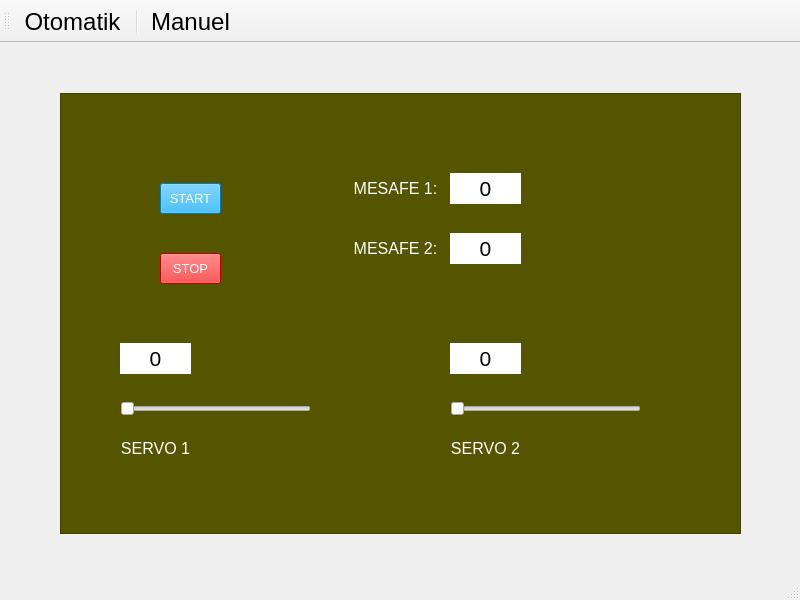
<?xml version="1.0" encoding="UTF-8"?>
<ui version="4.0">
 <class>MainWindow</class>
 <widget class="QMainWindow" name="MainWindow">
  <property name="geometry">
   <rect>
    <x>0</x>
    <y>0</y>
    <width>800</width>
    <height>600</height>
   </rect>
  </property>
  <property name="windowTitle">
   <string>MainWindow</string>
  </property>
  <widget class="QWidget" name="centralwidget">
   <widget class="QStackedWidget" name="stackedWidget">
    <property name="geometry">
     <rect>
      <x>0</x>
      <y>0</y>
      <width>791</width>
      <height>541</height>
     </rect>
    </property>
    <property name="currentIndex">
     <number>1</number>
    </property>
    <widget class="QWidget" name="page">
     <widget class="QFrame" name="frame">
      <property name="geometry">
       <rect>
        <x>69</x>
        <y>49</y>
        <width>661</width>
        <height>441</height>
       </rect>
      </property>
      <property name="styleSheet">
       <string notr="true">background-color: rgb(85, 0, 0);</string>
      </property>
      <property name="frameShape">
       <enum>QFrame::StyledPanel</enum>
      </property>
      <property name="frameShadow">
       <enum>QFrame::Raised</enum>
      </property>
      <widget class="QComboBox" name="comboBox">
       <property name="geometry">
        <rect>
         <x>150</x>
         <y>110</y>
         <width>201</width>
         <height>31</height>
        </rect>
       </property>
       <property name="styleSheet">
        <string notr="true">
background-color: rgb(255, 255, 255);
color: rgb(85, 0, 0);</string>
       </property>
      </widget>
      <widget class="QPushButton" name="sendBtn">
       <property name="geometry">
        <rect>
         <x>150</x>
         <y>270</y>
         <width>81</width>
         <height>41</height>
        </rect>
       </property>
       <property name="font">
        <font>
         <pointsize>12</pointsize>
        </font>
       </property>
       <property name="styleSheet">
        <string notr="true">color: rgb(255, 255, 255);
background-color: rgb(0, 170, 255);</string>
       </property>
       <property name="text">
        <string>SEND</string>
       </property>
      </widget>
      <widget class="QLabel" name="servoLabel">
       <property name="geometry">
        <rect>
         <x>530</x>
         <y>120</y>
         <width>51</width>
         <height>31</height>
        </rect>
       </property>
       <property name="font">
        <font>
         <pointsize>16</pointsize>
        </font>
       </property>
       <property name="styleSheet">
        <string notr="true">color: rgb(0, 0, 0);
background-color: rgb(255, 255, 255);</string>
       </property>
       <property name="text">
        <string>0</string>
       </property>
       <property name="alignment">
        <set>Qt::AlignCenter</set>
       </property>
      </widget>
      <widget class="QLabel" name="mesafeLabelOto2">
       <property name="geometry">
        <rect>
         <x>530</x>
         <y>220</y>
         <width>51</width>
         <height>31</height>
        </rect>
       </property>
       <property name="font">
        <font>
         <pointsize>16</pointsize>
        </font>
       </property>
       <property name="styleSheet">
        <string notr="true">color: rgb(0, 0, 0);
background-color: rgb(255, 255, 255);</string>
       </property>
       <property name="text">
        <string>0</string>
       </property>
       <property name="alignment">
        <set>Qt::AlignCenter</set>
       </property>
      </widget>
      <widget class="QLabel" name="mesafeLabelOto">
       <property name="geometry">
        <rect>
         <x>530</x>
         <y>170</y>
         <width>51</width>
         <height>31</height>
        </rect>
       </property>
       <property name="font">
        <font>
         <pointsize>16</pointsize>
        </font>
       </property>
       <property name="styleSheet">
        <string notr="true">color: rgb(0, 0, 0);
background-color: rgb(255, 255, 255);</string>
       </property>
       <property name="text">
        <string>0</string>
       </property>
       <property name="alignment">
        <set>Qt::AlignCenter</set>
       </property>
      </widget>
      <widget class="QLabel" name="label_5">
       <property name="geometry">
        <rect>
         <x>430</x>
         <y>170</y>
         <width>101</width>
         <height>31</height>
        </rect>
       </property>
       <property name="font">
        <font>
         <pointsize>14</pointsize>
        </font>
       </property>
       <property name="styleSheet">
        <string notr="true">color: rgb(255, 255, 255);</string>
       </property>
       <property name="text">
        <string>MESAFE 1:</string>
       </property>
       <property name="alignment">
        <set>Qt::AlignCenter</set>
       </property>
      </widget>
      <widget class="QLabel" name="label_7">
       <property name="geometry">
        <rect>
         <x>430</x>
         <y>220</y>
         <width>101</width>
         <height>31</height>
        </rect>
       </property>
       <property name="font">
        <font>
         <pointsize>14</pointsize>
        </font>
       </property>
       <property name="styleSheet">
        <string notr="true">color: rgb(255, 255, 255);</string>
       </property>
       <property name="text">
        <string>MESAFE 2:</string>
       </property>
       <property name="alignment">
        <set>Qt::AlignCenter</set>
       </property>
      </widget>
      <widget class="QLabel" name="label_8">
       <property name="geometry">
        <rect>
         <x>430</x>
         <y>120</y>
         <width>101</width>
         <height>31</height>
        </rect>
       </property>
       <property name="font">
        <font>
         <pointsize>14</pointsize>
        </font>
       </property>
       <property name="styleSheet">
        <string notr="true">color: rgb(255, 255, 255);</string>
       </property>
       <property name="text">
        <string>SERVO:</string>
       </property>
       <property name="alignment">
        <set>Qt::AlignCenter</set>
       </property>
      </widget>
      <widget class="QPushButton" name="startBtnOto">
       <property name="geometry">
        <rect>
         <x>440</x>
         <y>270</y>
         <width>81</width>
         <height>41</height>
        </rect>
       </property>
       <property name="font">
        <font>
         <pointsize>12</pointsize>
        </font>
       </property>
       <property name="styleSheet">
        <string notr="true">color: rgb(255, 255, 255);
background-color: rgb(0, 170, 255);</string>
       </property>
       <property name="text">
        <string>START</string>
       </property>
      </widget>
     </widget>
    </widget>
    <widget class="QWidget" name="page_2">
     <widget class="QSlider" name="servo1">
      <property name="geometry">
       <rect>
        <x>120</x>
        <y>350</y>
        <width>191</width>
        <height>31</height>
       </rect>
      </property>
      <property name="minimum">
       <number>1</number>
      </property>
      <property name="maximum">
       <number>180</number>
      </property>
      <property name="orientation">
       <enum>Qt::Horizontal</enum>
      </property>
     </widget>
     <widget class="QSlider" name="servo2">
      <property name="geometry">
       <rect>
        <x>450</x>
        <y>350</y>
        <width>191</width>
        <height>31</height>
       </rect>
      </property>
      <property name="minimum">
       <number>1</number>
      </property>
      <property name="maximum">
       <number>180</number>
      </property>
      <property name="orientation">
       <enum>Qt::Horizontal</enum>
      </property>
     </widget>
     <widget class="QFrame" name="frame_2">
      <property name="geometry">
       <rect>
        <x>60</x>
        <y>50</y>
        <width>681</width>
        <height>441</height>
       </rect>
      </property>
      <property name="styleSheet">
       <string notr="true">background-color: rgb(85, 85, 0);</string>
      </property>
      <property name="frameShape">
       <enum>QFrame::StyledPanel</enum>
      </property>
      <property name="frameShadow">
       <enum>QFrame::Raised</enum>
      </property>
      <widget class="QLabel" name="label_9">
       <property name="geometry">
        <rect>
         <x>60</x>
         <y>250</y>
         <width>71</width>
         <height>31</height>
        </rect>
       </property>
       <property name="font">
        <font>
         <pointsize>16</pointsize>
        </font>
       </property>
       <property name="styleSheet">
        <string notr="true">background-color: rgb(255, 255, 255);</string>
       </property>
       <property name="text">
        <string>0</string>
       </property>
       <property name="alignment">
        <set>Qt::AlignCenter</set>
       </property>
      </widget>
      <widget class="QLabel" name="label_10">
       <property name="geometry">
        <rect>
         <x>390</x>
         <y>250</y>
         <width>71</width>
         <height>31</height>
        </rect>
       </property>
       <property name="font">
        <font>
         <pointsize>16</pointsize>
        </font>
       </property>
       <property name="styleSheet">
        <string notr="true">background-color: rgb(255, 255, 255);</string>
       </property>
       <property name="text">
        <string>0</string>
       </property>
       <property name="alignment">
        <set>Qt::AlignCenter</set>
       </property>
      </widget>
      <widget class="QLabel" name="label_11">
       <property name="geometry">
        <rect>
         <x>50</x>
         <y>340</y>
         <width>91</width>
         <height>31</height>
        </rect>
       </property>
       <property name="font">
        <font>
         <pointsize>12</pointsize>
        </font>
       </property>
       <property name="styleSheet">
        <string notr="true">color: rgb(255, 255, 255);</string>
       </property>
       <property name="text">
        <string>SERVO 1</string>
       </property>
       <property name="alignment">
        <set>Qt::AlignCenter</set>
       </property>
      </widget>
      <widget class="QLabel" name="label_12">
       <property name="geometry">
        <rect>
         <x>380</x>
         <y>340</y>
         <width>91</width>
         <height>31</height>
        </rect>
       </property>
       <property name="font">
        <font>
         <pointsize>12</pointsize>
        </font>
       </property>
       <property name="styleSheet">
        <string notr="true">color: rgb(255, 255, 255);</string>
       </property>
       <property name="text">
        <string>SERVO 2</string>
       </property>
       <property name="alignment">
        <set>Qt::AlignCenter</set>
       </property>
      </widget>
      <widget class="QLabel" name="mesafeLabel">
       <property name="geometry">
        <rect>
         <x>390</x>
         <y>80</y>
         <width>71</width>
         <height>31</height>
        </rect>
       </property>
       <property name="font">
        <font>
         <pointsize>16</pointsize>
        </font>
       </property>
       <property name="styleSheet">
        <string notr="true">background-color: rgb(255, 255, 255);</string>
       </property>
       <property name="text">
        <string>0</string>
       </property>
       <property name="alignment">
        <set>Qt::AlignCenter</set>
       </property>
      </widget>
      <widget class="QLabel" name="mesafeLabel2">
       <property name="geometry">
        <rect>
         <x>390</x>
         <y>140</y>
         <width>71</width>
         <height>31</height>
        </rect>
       </property>
       <property name="font">
        <font>
         <pointsize>16</pointsize>
        </font>
       </property>
       <property name="styleSheet">
        <string notr="true">background-color: rgb(255, 255, 255);</string>
       </property>
       <property name="text">
        <string>0</string>
       </property>
       <property name="alignment">
        <set>Qt::AlignCenter</set>
       </property>
      </widget>
      <widget class="QLabel" name="label_16">
       <property name="geometry">
        <rect>
         <x>290</x>
         <y>80</y>
         <width>91</width>
         <height>31</height>
        </rect>
       </property>
       <property name="font">
        <font>
         <pointsize>12</pointsize>
        </font>
       </property>
       <property name="styleSheet">
        <string notr="true">color: rgb(255, 255, 255);</string>
       </property>
       <property name="text">
        <string>MESAFE 1:</string>
       </property>
       <property name="alignment">
        <set>Qt::AlignCenter</set>
       </property>
      </widget>
      <widget class="QLabel" name="label_17">
       <property name="geometry">
        <rect>
         <x>290</x>
         <y>140</y>
         <width>91</width>
         <height>31</height>
        </rect>
       </property>
       <property name="font">
        <font>
         <pointsize>12</pointsize>
        </font>
       </property>
       <property name="styleSheet">
        <string notr="true">color: rgb(255, 255, 255);</string>
       </property>
       <property name="text">
        <string>MESAFE 2:</string>
       </property>
       <property name="alignment">
        <set>Qt::AlignCenter</set>
       </property>
      </widget>
      <widget class="QPushButton" name="startBtnMan">
       <property name="geometry">
        <rect>
         <x>100</x>
         <y>90</y>
         <width>61</width>
         <height>31</height>
        </rect>
       </property>
       <property name="font">
        <font>
         <pointsize>10</pointsize>
        </font>
       </property>
       <property name="styleSheet">
        <string notr="true">background-color: rgb(0, 170, 255);
color: rgb(255, 255, 255);</string>
       </property>
       <property name="text">
        <string>START</string>
       </property>
      </widget>
      <widget class="QPushButton" name="stopBtnMan">
       <property name="geometry">
        <rect>
         <x>100</x>
         <y>160</y>
         <width>61</width>
         <height>31</height>
        </rect>
       </property>
       <property name="font">
        <font>
         <pointsize>10</pointsize>
        </font>
       </property>
       <property name="styleSheet">
        <string notr="true">color: rgb(255, 255, 255);
background-color: rgb(255, 0, 0);</string>
       </property>
       <property name="text">
        <string>STOP</string>
       </property>
      </widget>
     </widget>
     <zorder>frame_2</zorder>
     <zorder>servo1</zorder>
     <zorder>servo2</zorder>
    </widget>
   </widget>
  </widget>
  <widget class="QMenuBar" name="menubar">
   <property name="geometry">
    <rect>
     <x>0</x>
     <y>0</y>
     <width>800</width>
     <height>21</height>
    </rect>
   </property>
  </widget>
  <widget class="QStatusBar" name="statusbar"/>
  <widget class="QToolBar" name="toolBar">
   <property name="font">
    <font>
     <pointsize>18</pointsize>
    </font>
   </property>
   <property name="windowTitle">
    <string>toolBar</string>
   </property>
   <attribute name="toolBarArea">
    <enum>TopToolBarArea</enum>
   </attribute>
   <attribute name="toolBarBreak">
    <bool>false</bool>
   </attribute>
   <addaction name="actionOtomatik"/>
   <addaction name="separator"/>
   <addaction name="actionManuel"/>
  </widget>
  <action name="actionOtomatik">
   <property name="text">
    <string>Otomatik</string>
   </property>
  </action>
  <action name="actionManuel">
   <property name="text">
    <string>Manuel</string>
   </property>
  </action>
 </widget>
 <resources/>
 <connections>
  <connection>
   <sender>servo1</sender>
   <signal>valueChanged(int)</signal>
   <receiver>label_9</receiver>
   <slot>setNum(int)</slot>
   <hints>
    <hint type="sourcelabel">
     <x>153</x>
     <y>429</y>
    </hint>
    <hint type="destinationlabel">
     <x>163</x>
     <y>386</y>
    </hint>
   </hints>
  </connection>
 </connections>
</ui>
